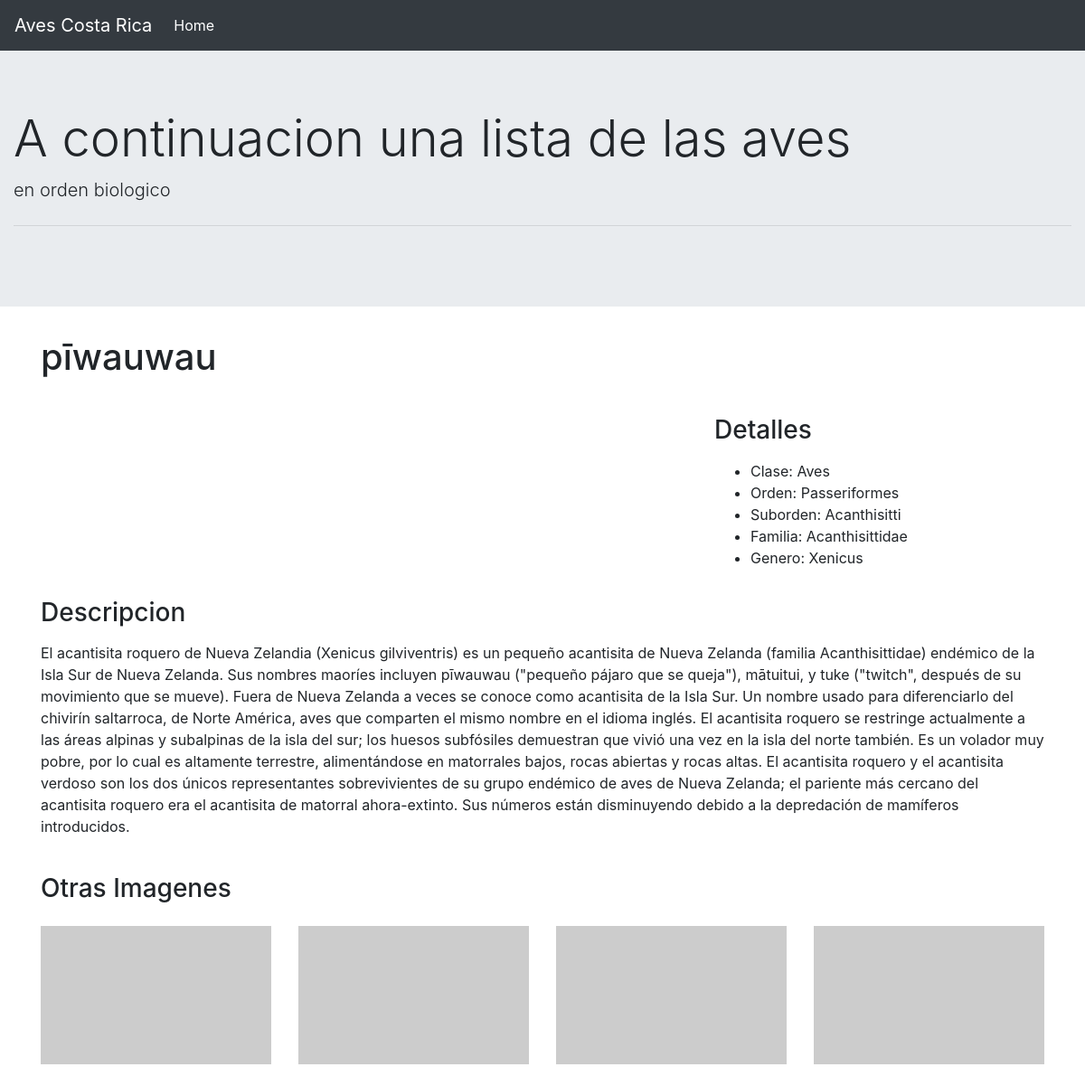
/aves/1, run on the app's committed database.
### aves/models.py (models this page shows, shortened)
class Ave(models.Model):
    clase = models.ForeignKey(Clase, on_delete=models.PROTECT)
    orden = models.ForeignKey(Orden, on_delete=models.PROTECT)
    suborden = models.ForeignKey(Suborden, on_delete=models.PROTECT)
    familia = models.ForeignKey(Familia, on_delete=models.PROTECT)
    genero = models.ForeignKey(Genero, on_delete=models.PROTECT)
    name = models.CharField(max_length=100)
    image = models.URLField(default=None, blank=True)
    otherImages = models.ManyToManyField(Image)
    description = models.CharField(max_length=10000)
    dateCreated = models.DateTimeField(auto_now_add=True)

class Clase(models.Model):
    name = models.CharField(max_length=100)
    def __str__(self):
        return self.name

class Orden(models.Model):
    clase = models.ForeignKey(Clase, on_delete=models.PROTECT)
    name = models.CharField(max_length=100)
    def __str__(self):
        return self.name

class Suborden(models.Model):
    orden = models.ForeignKey(Orden, on_delete=models.PROTECT)
    name = models.CharField(max_length=100)
    def __str__(self):
        return self.name

class Familia(models.Model):
    suborden = models.ForeignKey(Suborden, on_delete=models.PROTECT)
    name = models.CharField(max_length=100)
    def __str__(self):
        return self.name

class Genero(models.Model):
    familia = models.ForeignKey(Familia, on_delete=models.PROTECT)
    name = models.CharField(max_length=100)
    def __str__(self):
        return self.name

### aves/views.py (the view)
# urls.py: path('aves/<int:pk>', views.AveDetailView.as_view(), name='ave-detail'),
class AveDetailView(DetailView):
    model = Ave

### aves/templates/aves/ave_detail.html (shortened to what this page needs)
{% extends "base_generic.html" %}
{% block content %}
<div class="container">
  <h1 class="my-4">{{ ave.name }}
  </h1>
  <div class="row">
    <div class="col-md-8">
    </div>
    <div class"col-md-3">
      <h3 class="my-3">Detalles</h3>
      <ul>
        <li>Clase: {{ ave.clase }}</li>
        <li>Orden: {{ ave.orden }}</li>
        <li>Suborden: {{ ave.suborden }}</li>
        <li>Familia: {{ ave.familia }}</li>
        <li>Genero: {{ ave.genero }}</li>
      </ul>
    </div>
  </div>
  <div class="row">
    <div class="col-md-12">
      <h3 class="my-3">Descripcion</h3>
      <p>{{ ave.description }}</p>
    </div>
  </div>
  <h3 class="my-4"> Otras Imagenes </h3>
  <div class="row">
    <div class="col-md-3 col-sm-6 mb-4">
      <a href="#">
        <img class="img-fluid" src="http://placehold.it/500x300" alt="">
      </a>
    </div>
    <div class="col-md-3 col-sm-6 mb-4">
      <a href="#">
        <img class="img-fluid" src="http://placehold.it/500x300" alt="">
      </a>
    </div>
    <div class="col-md-3 col-sm-6 mb-4">
      <a href="#">
        <img class="img-fluid" src="http://placehold.it/500x300" alt="">
      </a>
    </div>
    <div class="col-md-3 col-sm-6 mb-4">
      <a href="#">
        <img class="img-fluid" src="http://placehold.it/500x300" alt="">
      </a>
    </div>
  </div>
</div>
{% endblock content %}

### aves/templates/base_generic.html (shortened to what this page needs)
<!DOCTYPE html>
<html>
  <head>
    <link rel="stylesheet" href="https://maxcdn.bootstrapcdn.com/bootstrap/4.0.0-beta.3/css/bootstrap.min.css">
  </head>
  <body>
    <nav class="navbar navbar-expand-lg navbar-dark bg-dark">
      <a class="navbar-brand" href="">Aves Costa Rica</a>
      <div class="collapse navbar-collapse" id="navbarTogglerDemo03">
        <ul class="navbar-nav mr-auto mt-2 mt-lg-0">
          <li class="nav-item active">
            <a class="nav-link" href="/">Home <span class="sr-only">(current)</span></a>
          </li>
        </ul>
      </div>
    </nav>
    <div class="jumbotron jumbotron-fluid">
      <div class="container-fluid">
      <h1 class="display-4">A continuacion una lista de las aves</h1>
      <p class="lead"> en orden biologico </p>
      <hr class="my-4">
      <div class="col-lg-4">
      </div>
      </div>
    </div>
    {% block content %}
    {% endblock content %}
  </body>
</html>

### data on the page
Ave: name "pīwauwau", clase "Aves", orden "Passeriformes", suborden "Acanthisitti", familia "Acanthisittidae", genero "Xenicus", description "El acantisita roquero de Nueva Zelandia (Xenicus gilviventris) es un pequeño acantisita de Nueva Zelanda (familia Acanthisittidae) endémico de la Isla Sur de Nueva Zelanda. Sus nombres maoríes incluyen pīwauwau (\"pequeño pájaro que se queja\"), mātuitui, y tuke (\"twitch\", después de su movimiento que se mueve). Fuera de Nueva Zelanda a veces se conoce como acantisita de la Isla Sur. Un nombre usado para diferenciarlo del chivirín saltarroca, de Norte América, aves que comparten el mismo nombre en el idioma inglés. El acantisita roquero se restringe actualmente a las áreas alpinas y subalpinas de la isla del sur; los huesos subfósiles demuestran que vivió una vez en la isla del norte también.…"
